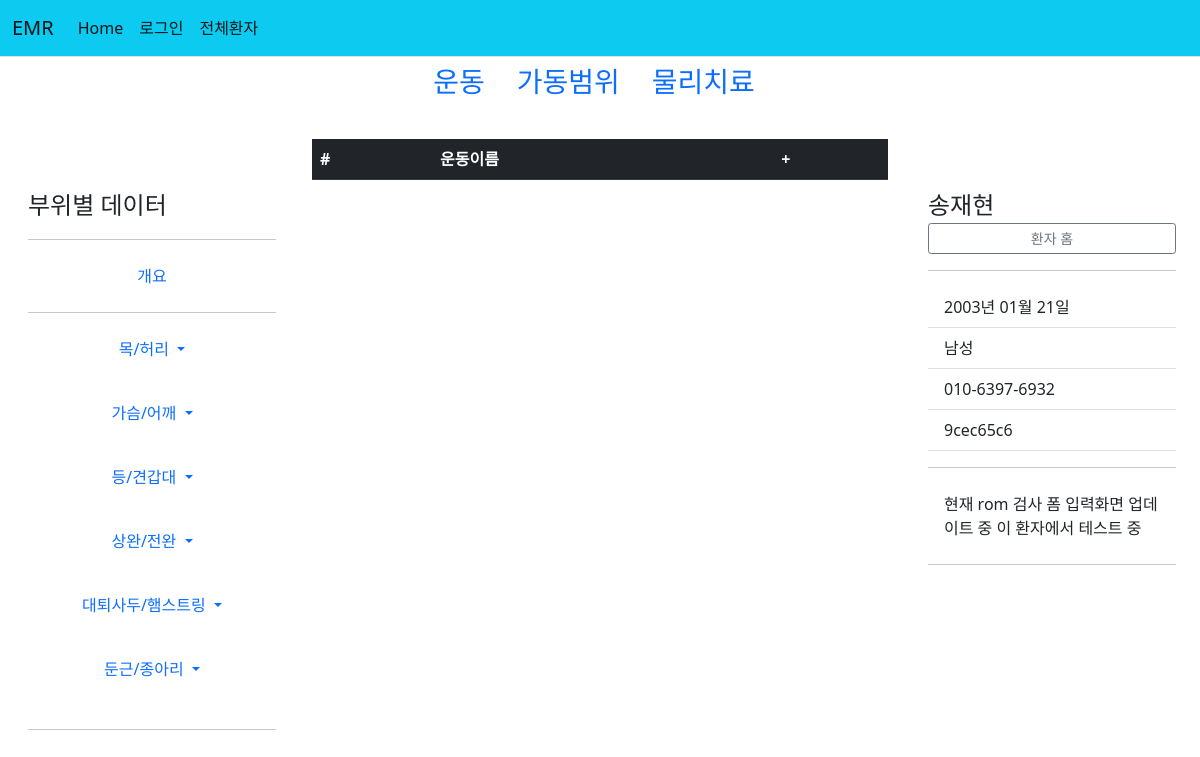
The page /patient/9cec65c6-f5e6-486e-b068-f70c82aa60aa/목-허리/소도구/exercise/data/ on the database as committed earlier.
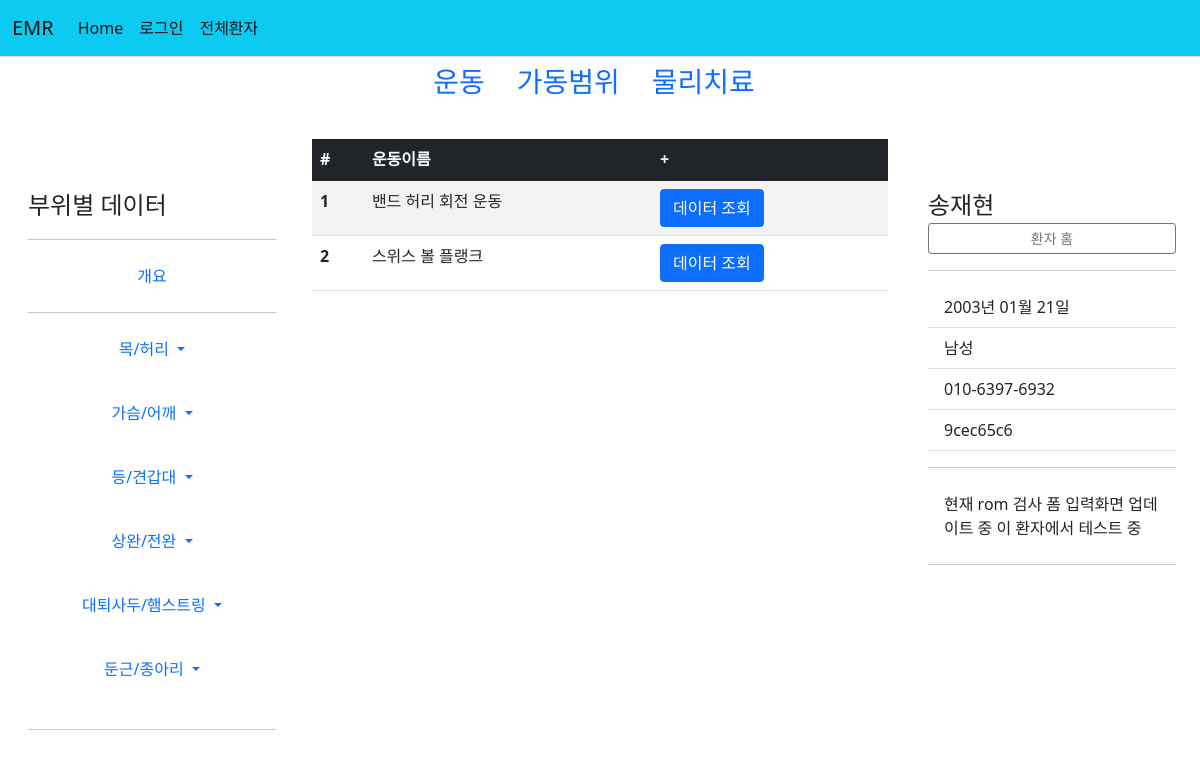
The same page on the database as committed later.
### patient/models.py (models this page shows)
class Exercise(models.Model):
    name = models.CharField(primary_key=True, max_length=30)
    part = models.ForeignKey(Part, on_delete=models.CASCADE)
    type = models.ForeignKey(ExerciseType, on_delete=models.CASCADE)
    link = models.URLField(default='https://blog.naver.com/smile86/221055278905')

### patient/views.py (the view)
# urls.py: path('<str:patient_id>/<str:part>/<str:type>/exercise/data/', views.exercise_data, name='exercise_data'),
def exercise_data(request, patient_id, part, type):
    patient = get_object_or_404(Patient2, pk=patient_id)
    part_model = get_object_or_404(Part, pk=part)
    type_model = get_object_or_404(ExerciseType, pk=type)
    exercises = Exercise.objects.filter(part=part, type=type)
    context = {'patient':patient, 'exercises':exercises, 'part':part, 'type':type}
    return render(request, 'patient/exercise_data.html', context)

### patient/templatetags/patient_filter.py (called while the page is built)
@register.filter
def back2(value):
    ans=''
    if int(value)%2==0:
        ans = '여성'
    else:
        ans = '남성'
    return ans

@register.filter
def birth2(value, back):
    if back=='3' or back=='4':
        year = '20'+value[:2]
    else:
        year = '19'+value[:2]
    birth = year+'년 '+value[2:4]+'월 '+value[4:]+'일'
    return birth

@register.filter
def id_cut(value):
    return value[:8]

### templates/patient/exercise_data.html (shortened to what the changed rows need)
{% load static %}
{% load patient_filter %}
<!doctype html>
<html lang="ko">
<head>
    <link rel="stylesheet" type="text/css" href="{% static 'bootstrap.min.css' %}">
    <link rel="stylesheet" type="text/css" href="{% static 'sidebars.css' %}">
</head>
<body>
<div class="container-fluid">
  <br>
  <div class="row">
      <div class="col-md-6">
        <table class="table table-border table-Secondary table-striped">
            <thead>
            <tr class="table-dark">
                <th scope="col">#</th>
                <th scope="col">운동이름</th>
                <th scope="col">+</th>
            </tr>
            </thead>
            <tbody>
            {% for exercise in exercises %}
            <tr>
                <th scope="row">{{forloop.counter}}</th>
                <td>{{exercise.name}}</td>
                <td><a class="btn btn-primary" href="{% url 'patient:exercise_graph' patient_id=patient.id part=part type=type exercise=exercise.name %}" role="button">데이터 조회</a></td>
            </tr>
            {% endfor %}
            </tbody>
        </table>
      </div>
</div>
</body>
</html>

Rows that differ between the two databases and show on the page:
added Exercise: name "밴드 허리 회전 운동"
added Exercise: name "스위스 볼 플랭크"
